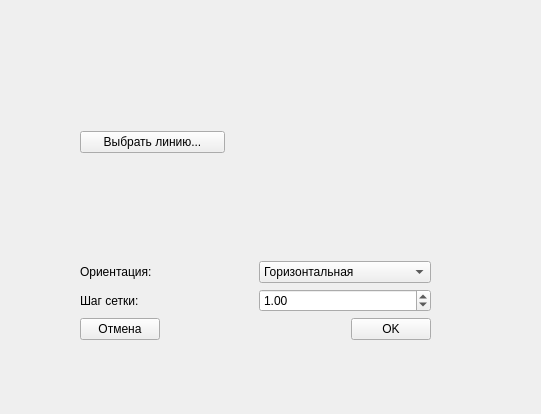
<?xml version="1.0" encoding="UTF-8"?>
<ui version="4.0">
 <class>GridDialog</class>
 <widget class="QWidget" name="GridDialog">
  <property name="windowModality">
   <enum>Qt::ApplicationModal</enum>
  </property>
  <property name="geometry">
   <rect>
    <x>0</x>
    <y>0</y>
    <width>541</width>
    <height>414</height>
   </rect>
  </property>
  <property name="windowTitle">
   <string>Настройка сетки</string>
  </property>
  <widget class="QWidget" name="verticalLayoutWidget">
   <property name="geometry">
    <rect>
     <x>60</x>
     <y>20</y>
     <width>391</width>
     <height>330</height>
    </rect>
   </property>
   <layout class="QVBoxLayout" name="mainLayout">
    <item>
     <spacer name="verticalSpacer">
      <property name="orientation">
       <enum>Qt::Vertical</enum>
      </property>
      <property name="sizeType">
       <enum>QSizePolicy::Fixed</enum>
      </property>
      <property name="sizeHint" stdset="0">
       <size>
        <width>20</width>
        <height>10</height>
       </size>
      </property>
     </spacer>
    </item>
    <item>
     <layout class="QHBoxLayout" name="lineLayout">
      <item>
       <spacer name="horizontalSpacer_8">
        <property name="orientation">
         <enum>Qt::Horizontal</enum>
        </property>
        <property name="sizeType">
         <enum>QSizePolicy::Fixed</enum>
        </property>
        <property name="sizeHint" stdset="0">
         <size>
          <width>20</width>
          <height>20</height>
         </size>
        </property>
       </spacer>
      </item>
      <item>
       <widget class="QPushButton" name="lineButton">
        <property name="text">
         <string>Выбрать линию...</string>
        </property>
       </widget>
      </item>
      <item>
       <widget class="LineView" name="lineType" native="true">
        <property name="minimumSize">
         <size>
          <width>200</width>
          <height>200</height>
         </size>
        </property>
       </widget>
      </item>
      <item>
       <spacer name="horizontalSpacer_9">
        <property name="orientation">
         <enum>Qt::Horizontal</enum>
        </property>
        <property name="sizeType">
         <enum>QSizePolicy::Fixed</enum>
        </property>
        <property name="sizeHint" stdset="0">
         <size>
          <width>20</width>
          <height>20</height>
         </size>
        </property>
       </spacer>
      </item>
     </layout>
    </item>
    <item>
     <layout class="QHBoxLayout" name="orientLayout">
      <item>
       <spacer name="horizontalSpacer_6">
        <property name="orientation">
         <enum>Qt::Horizontal</enum>
        </property>
        <property name="sizeType">
         <enum>QSizePolicy::Fixed</enum>
        </property>
        <property name="sizeHint" stdset="0">
         <size>
          <width>20</width>
          <height>20</height>
         </size>
        </property>
       </spacer>
      </item>
      <item>
       <widget class="QLabel" name="orientLabel">
        <property name="text">
         <string>Ориентация:</string>
        </property>
       </widget>
      </item>
      <item>
       <widget class="QComboBox" name="directionBox">
        <property name="minimumSize">
         <size>
          <width>150</width>
          <height>0</height>
         </size>
        </property>
        <item>
         <property name="text">
          <string>Горизонтальная</string>
         </property>
        </item>
        <item>
         <property name="text">
          <string>Вертикальная</string>
         </property>
        </item>
       </widget>
      </item>
      <item>
       <spacer name="horizontalSpacer_7">
        <property name="orientation">
         <enum>Qt::Horizontal</enum>
        </property>
        <property name="sizeType">
         <enum>QSizePolicy::Fixed</enum>
        </property>
        <property name="sizeHint" stdset="0">
         <size>
          <width>20</width>
          <height>20</height>
         </size>
        </property>
       </spacer>
      </item>
     </layout>
    </item>
    <item>
     <layout class="QHBoxLayout" name="stepLayout">
      <item>
       <spacer name="horizontalSpacer_4">
        <property name="orientation">
         <enum>Qt::Horizontal</enum>
        </property>
        <property name="sizeType">
         <enum>QSizePolicy::Fixed</enum>
        </property>
        <property name="sizeHint" stdset="0">
         <size>
          <width>20</width>
          <height>20</height>
         </size>
        </property>
       </spacer>
      </item>
      <item>
       <widget class="QLabel" name="stepLabel">
        <property name="text">
         <string>Шаг сетки:</string>
        </property>
       </widget>
      </item>
      <item>
       <widget class="QDoubleSpinBox" name="stepBox">
        <property name="minimumSize">
         <size>
          <width>150</width>
          <height>0</height>
         </size>
        </property>
        <property name="maximum">
         <double>100000.000000000000000</double>
        </property>
        <property name="value">
         <double>1.000000000000000</double>
        </property>
       </widget>
      </item>
      <item>
       <spacer name="horizontalSpacer_5">
        <property name="orientation">
         <enum>Qt::Horizontal</enum>
        </property>
        <property name="sizeType">
         <enum>QSizePolicy::Fixed</enum>
        </property>
        <property name="sizeHint" stdset="0">
         <size>
          <width>20</width>
          <height>20</height>
         </size>
        </property>
       </spacer>
      </item>
     </layout>
    </item>
    <item>
     <layout class="QHBoxLayout" name="buttonLayout">
      <item>
       <spacer name="horizontalSpacer_2">
        <property name="orientation">
         <enum>Qt::Horizontal</enum>
        </property>
        <property name="sizeType">
         <enum>QSizePolicy::Fixed</enum>
        </property>
        <property name="sizeHint" stdset="0">
         <size>
          <width>20</width>
          <height>20</height>
         </size>
        </property>
       </spacer>
      </item>
      <item>
       <widget class="QPushButton" name="cancelButton">
        <property name="text">
         <string>Отмена</string>
        </property>
       </widget>
      </item>
      <item>
       <spacer name="horizontalSpacer">
        <property name="orientation">
         <enum>Qt::Horizontal</enum>
        </property>
        <property name="sizeType">
         <enum>QSizePolicy::Expanding</enum>
        </property>
        <property name="sizeHint" stdset="0">
         <size>
          <width>20</width>
          <height>20</height>
         </size>
        </property>
       </spacer>
      </item>
      <item>
       <widget class="QPushButton" name="okButton">
        <property name="text">
         <string>OK</string>
        </property>
       </widget>
      </item>
      <item>
       <spacer name="horizontalSpacer_3">
        <property name="orientation">
         <enum>Qt::Horizontal</enum>
        </property>
        <property name="sizeType">
         <enum>QSizePolicy::Fixed</enum>
        </property>
        <property name="sizeHint" stdset="0">
         <size>
          <width>20</width>
          <height>20</height>
         </size>
        </property>
       </spacer>
      </item>
     </layout>
    </item>
    <item>
     <spacer name="verticalSpacer_2">
      <property name="orientation">
       <enum>Qt::Vertical</enum>
      </property>
      <property name="sizeType">
       <enum>QSizePolicy::Fixed</enum>
      </property>
      <property name="sizeHint" stdset="0">
       <size>
        <width>20</width>
        <height>10</height>
       </size>
      </property>
     </spacer>
    </item>
   </layout>
  </widget>
 </widget>
 <customwidgets>
  <customwidget>
   <class>LineView</class>
   <extends>QWidget</extends>
   <header>LineView.h</header>
   <container>1</container>
  </customwidget>
 </customwidgets>
 <resources/>
 <connections/>
</ui>
